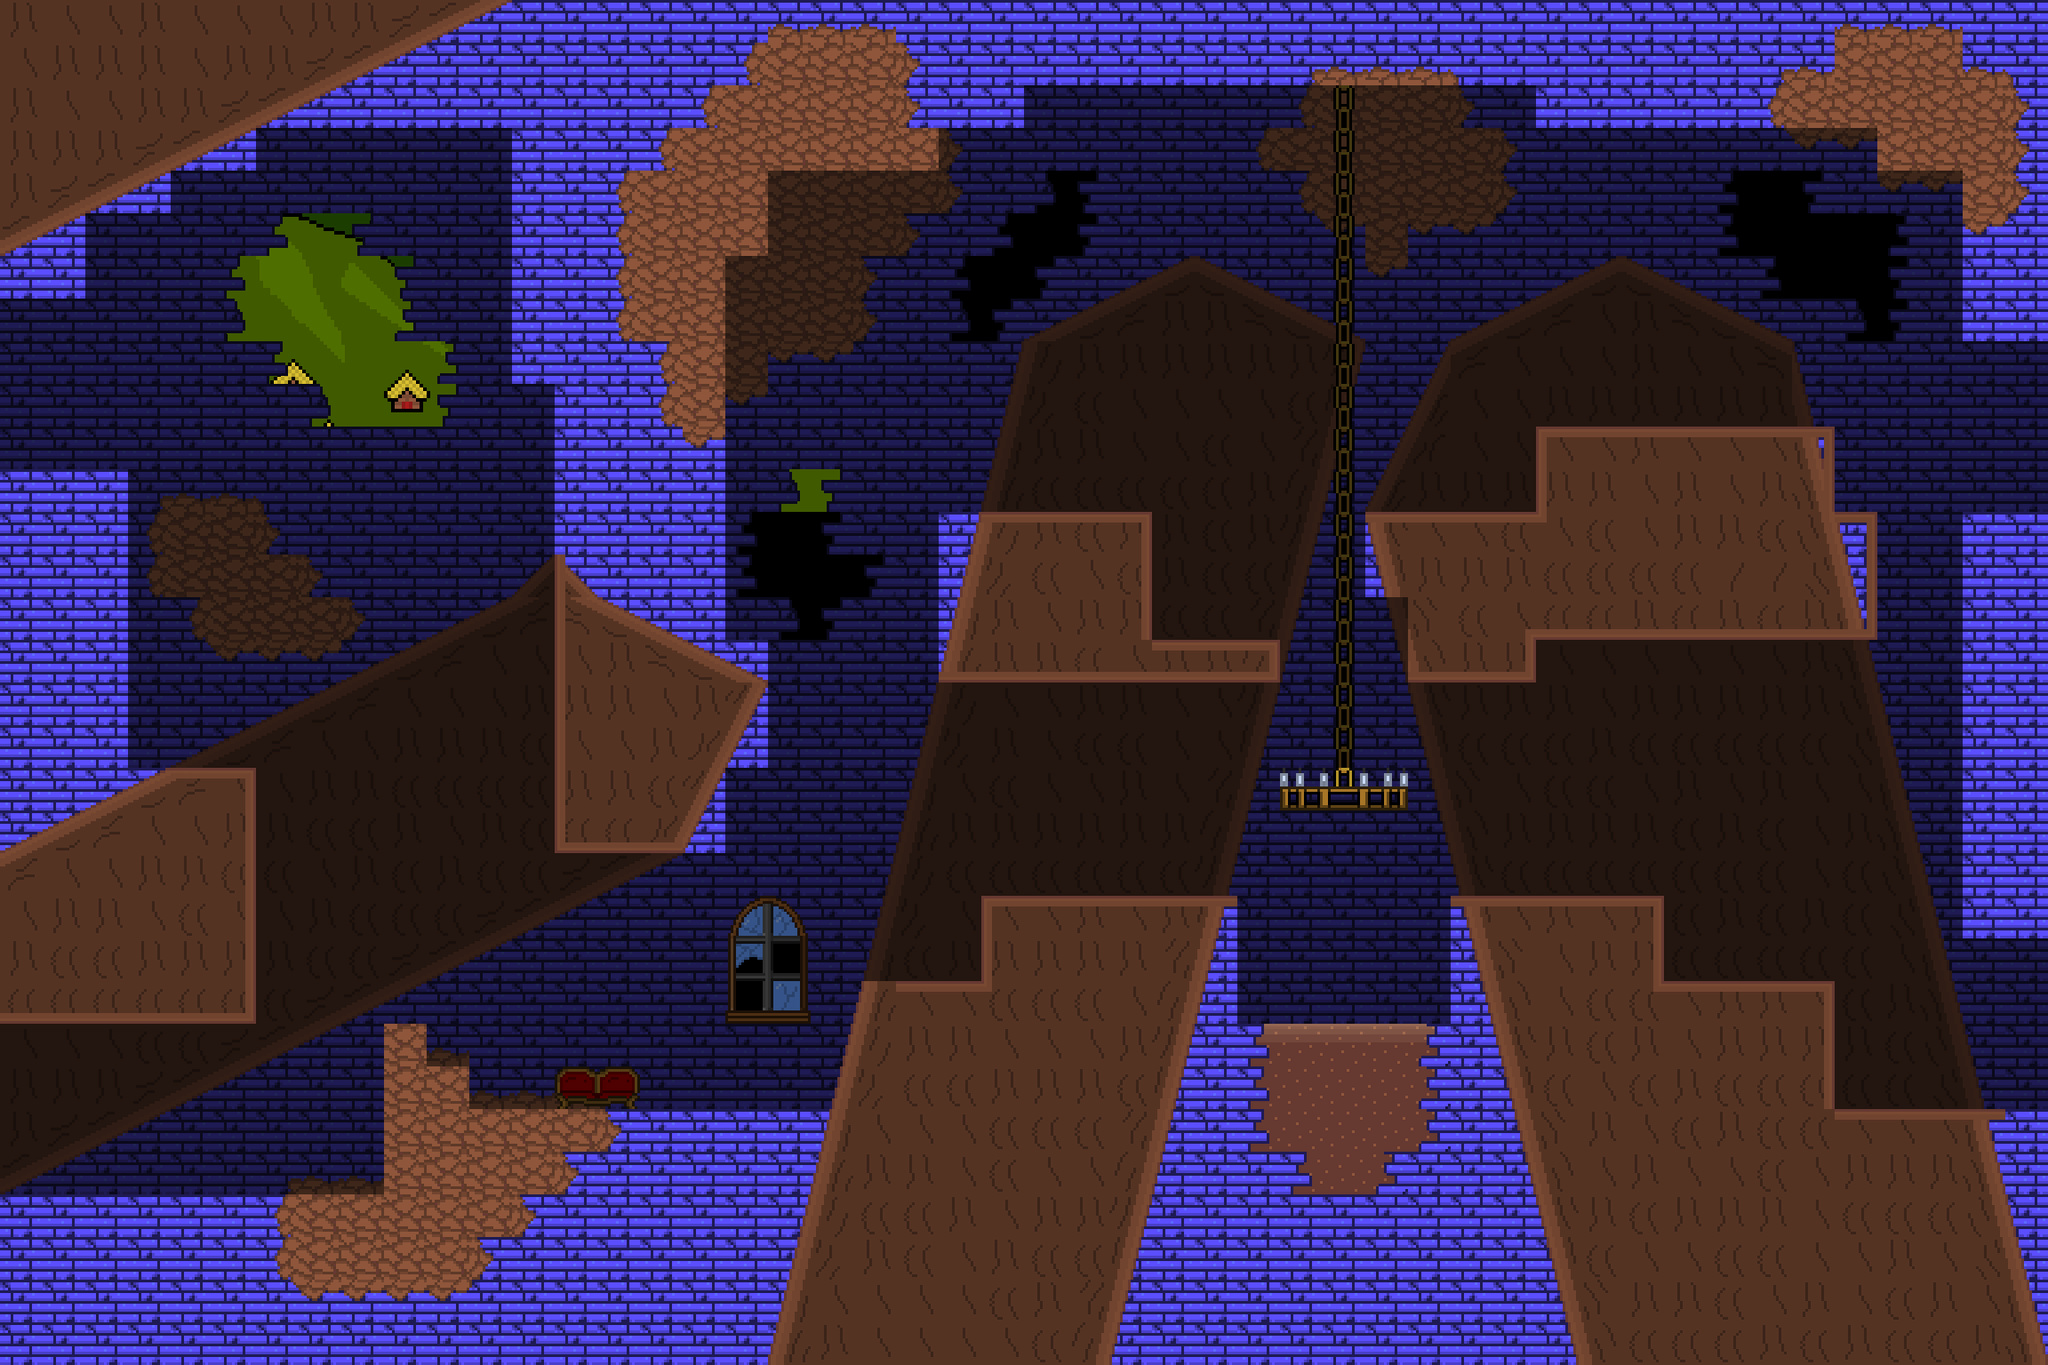

Below is a game level as drawn by its tile map, then a one-line description and the .tmx that defines it (tile-layer data replaced by summaries):
An orthogonal 48x32 tile map with 48x48 px tiles, 4 tile layers (back_tiles, back_second, front, front_second), 4 tilesets, 3 image layers and 58 objects (6x HazardRockBlock, 5x EnemyClingCreature, 4x SpawnPoint, 4x EnemyGroundedElemental, 4x Portal, ...).

<map version="1.11" tiledversion="1.11.0" orientation="orthogonal" renderorder="right-down" width="48" height="32" tilewidth="48" tileheight="48" infinite="0" nextlayerid="23" nextobjectid="207">
 <properties>
  <property name="music" type="int" value="3" />
 </properties>
 <tileset firstgid="1" name="tileset01" tilewidth="48" tileheight="48" tilecount="176" columns="16">
  <image source="../tilesets/tileset01.png" width="768" height="528" />
 </tileset>
 <tileset firstgid="177" name="tileset02" tilewidth="48" tileheight="48" tilecount="121" columns="11">
  <image source="../tilesets/tileset02.png" width="528" height="528" />
 </tileset>
 <tileset firstgid="298" name="tileset03" tilewidth="48" tileheight="48" tilecount="306" columns="17">
  <image source="../tilesets/tileset03.png" width="816" height="864" />
 </tileset>
 <tileset firstgid="604" name="objects" tilewidth="48" tileheight="48" tilecount="64" columns="8">
  <image source="../tilesets/objects.png" width="384" height="384" />
 </tileset>
 <imagelayer id="17" name="Image Layer 1">
  <image source="../Backgrounds/ground_back.png" width="1024" height="576" />
  <properties>
   <property name="depth" type="int" value="3000" />
   <property name="parallax_x" type="float" value="1" />
   <property name="parallax_y" type="float" value="1" />
   <property name="repeat_y" type="bool" value="true" />
  </properties>
 </imagelayer>
 <imagelayer id="18" name="Image Layer 2">
  <image source="../Backgrounds/ground_far.png" width="1024" height="576" />
  <properties>
   <property name="depth" type="int" value="2900" />
   <property name="parallax_x" type="float" value="0.8" />
   <property name="parallax_y" type="float" value="0.1" />
   <property name="repeat_y" type="bool" value="false" />
  </properties>
 </imagelayer>
 <imagelayer id="19" name="Image Layer 3">
  <image source="../Backgrounds/ground_front.png" width="1024" height="576" />
  <properties>
   <property name="depth" type="int" value="2800" />
   <property name="parallax_x" type="float" value="0.9" />
   <property name="parallax_y" type="float" value="0.2" />
   <property name="repeat_y" type="bool" value="false" />
  </properties>
 </imagelayer>
 <layer id="11" name="back_tiles" width="48" height="32">
  <properties>
   <property name="depth" type="int" value="1050" />
   <property name="tileset" type="int" value="0" />
  </properties>
  <data>[1536 cells, 891 non-empty, 12 distinct tile ids]</data>
 </layer>
 <layer id="21" name="back_second" width="48" height="32">
  <properties>
   <property name="depth" type="int" value="1000" />
   <property name="tileset" type="int" value="2" />
  </properties>
  <data>[1536 cells, 915 non-empty, 101 distinct tile ids]</data>
 </layer>
 <layer id="12" name="front" width="48" height="32">
  <properties>
   <property name="depth" type="int" value="950" />
   <property name="tileset" type="int" value="0" />
  </properties>
  <data>[1536 cells, 29 non-empty, 8 distinct tile ids]</data>
 </layer>
 <layer id="20" name="front_second" width="48" height="32">
  <properties>
   <property name="depth" type="int" value="900" />
   <property name="tileset" type="int" value="2" />
  </properties>
  <data>[1536 cells, 90 non-empty, 13 distinct tile ids]</data>
 </layer>
 <objectgroup color="#ffaa00" id="16" name="spawnpoints">
  <object id="105" type="SpawnPoint" x="2256" y="384" width="48" height="48">
   <properties>
    <property name="id" type="int" value="1" />
   </properties>
  </object>
  <object id="106" type="SpawnPoint" x="0" y="336" width="48" height="48">
   <properties>
    <property name="id" type="int" value="0" />
   </properties>
  </object>
  <object id="186" type="SpawnPoint" x="0" y="1152" width="48" height="48">
   <properties>
    <property name="id" type="int" value="2" />
   </properties>
  </object>
  <object id="188" type="SpawnPoint" x="2256" y="1056" width="48" height="48">
   <properties>
    <property name="id" type="int" value="3" />
   </properties>
  </object>
 </objectgroup>
 <objectgroup color="#aa00ff" id="22" name="checkpoints">
  <object id="190" type="Checkpoint" x="2112" y="192" width="96" height="1056">
   <properties>
    <property name="room_id" type="int" value="32" />
    <property name="x" type="int" value="0" />
    <property name="y" type="int" value="1008" />
   </properties>
  </object>
 </objectgroup>
 <objectgroup id="14" name="objects">
  <object id="171" type="EnemyClingCreature" gid="625" x="2064" y="576" width="48" height="48" />
  <object id="192" type="EnemyGroundedElemental" x="1248" y="960" width="48" height="48">
   <properties>
    <property name="color" type="int" value="1" />
   </properties>
  </object>
  <object id="193" type="EnemyGroundedElemental" x="1728" y="960" width="48" height="48">
   <properties>
    <property name="color" type="int" value="1" />
   </properties>
  </object>
  <object id="194" type="EnemyGroundedElemental" x="1968" y="1056" width="48" height="48">
   <properties>
    <property name="color" type="int" value="1" />
   </properties>
  </object>
  <object id="195" type="EnemyClingCreature" x="1056" y="528" width="48" height="48" />
  <object id="196" type="EnemyClingCreature" x="1392" y="672" width="48" height="48" />
  <object id="197" type="EnemyClingCreature" x="1440" y="816" width="48" height="48" />
  <object id="198" type="EnemyClingCreature" x="1584" y="528" width="48" height="48" />
  <object id="199" type="EnemyGroundedElemental" x="192" y="816" width="48" height="48">
   <properties>
    <property name="color" type="int" value="1" />
   </properties>
  </object>
  <object id="200" type="HazardRockBlock" x="336" y="1152" width="48" height="48">
   <properties>
    <property name="color" type="int" value="1" />
   </properties>
  </object>
  <object id="201" type="HazardRockBlock" x="384" y="1152" width="48" height="48">
   <properties>
    <property name="color" type="int" value="1" />
   </properties>
  </object>
  <object id="202" type="HazardRockBlock" x="288" y="1152" width="48" height="48">
   <properties>
    <property name="color" type="int" value="1" />
   </properties>
  </object>
  <object id="203" type="HazardRockBlock" x="336" y="1200" width="48" height="48">
   <properties>
    <property name="color" type="int" value="1" />
   </properties>
  </object>
  <object id="204" type="HazardRockBlock" x="384" y="1200" width="48" height="48">
   <properties>
    <property name="color" type="int" value="1" />
   </properties>
  </object>
  <object id="205" type="HazardRockBlock" x="288" y="1200" width="48" height="48">
   <properties>
    <property name="color" type="int" value="1" />
   </properties>
  </object>
  <object id="206" type="EnemyShieldMonster" x="768" y="1104" width="144" height="144">
   <properties>
    <property name="color" type="int" value="1" />
   </properties>
  </object>
 </objectgroup>
 <objectgroup color="#0000ff" id="13" name="walls">
  <properties>
   <property name="isWallLayer" type="bool" value="true" />
  </properties>
  <object id="47" x="0" y="0" width="96" height="336" />
  <object id="50" x="0" y="528" width="144" height="624" />
  <object id="52" x="96" y="0" width="96" height="240" />
  <object id="54" x="144" y="864" width="144" height="288" />
  <object id="82" x="432" y="1248" width="1872" height="288" />
  <object id="110" x="816" y="720" width="48" height="144" />
  <object id="111" x="0" y="1344" width="432" height="192" />
  <object id="112" x="288" y="0" width="288" height="144" />
  <object id="123" x="1152" y="0" width="576" height="96" />
  <object id="140" x="192" y="0" width="96" height="192" />
  <object id="141" x="624" y="0" width="192" height="960" />
  <object id="142" x="576" y="0" width="48" height="432" />
  </objectgroup>
 <objectgroup color="#00ff00" id="15" name="doors">
  <!-- 4 objects omitted --></objectgroup>
</map>
<!-- 25 of 58 objects omitted -->
